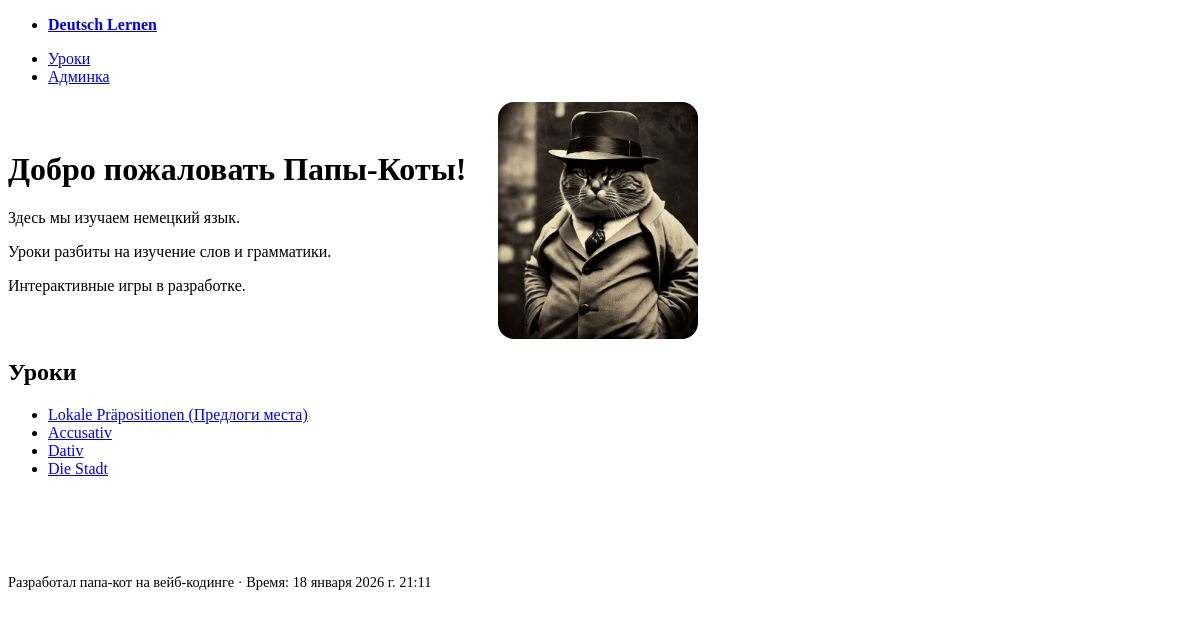
Before: / with the older database file.
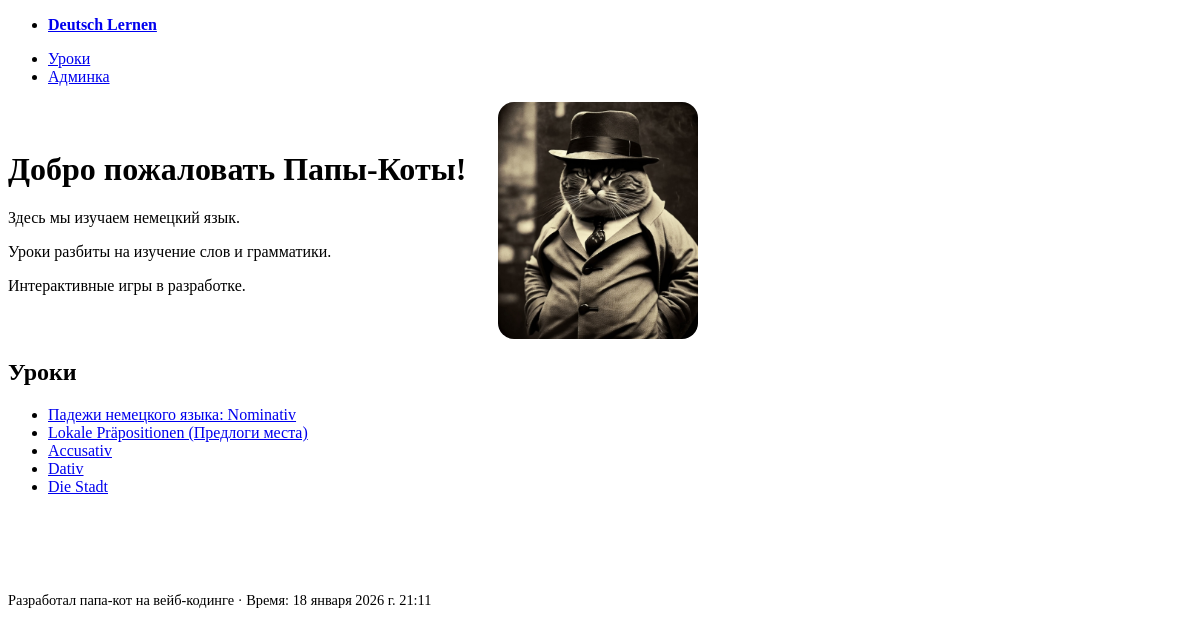
After: the same page with the newer database file.
### courses/models.py (models this page shows, shortened)
class Lesson(models.Model):
    title = models.CharField("Название урока", max_length=150)
    slug = models.SlugField(
        "Слаг", max_length=160, unique=True, blank=True,
        help_text="Автоматически генерируется из названия, если не указать вручную."
    )
    description = models.TextField("Краткое описание", blank=True)
    TEMPLATE_CHOICES = [
        ("lesson_table.html", "С таблицей"),
        ("lesson_text.html", "Только текст"),
        ("lesson_custom.html", "Кастомный шаблон"),
    ]
    template_name = models.CharField(
        "Шаблон",
        max_length=100,
        choices=TEMPLATE_CHOICES,
        default="lesson_text.html"
    )
    published = models.BooleanField("Опубликован", default=True)
    created_at = models.DateTimeField("Дата создания", auto_now_add=True)
    class Meta:
        ordering = ["-created_at"]  # последние уроки первыми
        verbose_name = "Урок"
        verbose_name_plural = "Уроки"

### courses/views.py (the view)
# urls.py: path("", views.home, name="home"),
def home(request):
    latest = Lesson.objects.filter(published=True)[:5]
    return render(
        request,
        "courses/home.html",
        {
            "latest": latest,
            "now": timezone.now(),  # можно использовать в шаблоне (например: {{ now }})
        }
    )

### courses/templates/courses/home.html (shortened to what this page needs)
{% extends "base.html" %}
{% load static %}
{% block content %}
  <div style="display: flex; align-items: center; gap: 2rem;">
    <div>
      <h1>Добро пожаловать Папы-Коты!</h1>
      <p>Здесь мы изучаем немецкий язык.</p>
      <p>Уроки разбиты на изучение слов и грамматики.</p>
      <p>Интерактивные игры в разработке.</p>
    </div>
    <img src="{% static 'images/mainCat.jpg' %}" alt="Логотип" width="200" style="border-radius: 1rem;">
  </div>
  <h2>Уроки</h2>
  <ul>
    {% for lesson in latest %}
      <li><a href="{% url 'courses:lesson_detail' slug=lesson.slug %}">{{ lesson.title }}</a></li>
    {% empty %}
      <li>Пока нет уроков.</li>
    {% endfor %}
  </ul>
{% endblock %}

### templates/base.html (shortened to what this page needs)
<!doctype html>
<html lang="ru">
<head>
  <link href="https://unpkg.com/@picocss/pico@2.0.6/css/pico.min.css" rel="stylesheet">
  <link rel="stylesheet" href="/static/styles.css">
</head>
<body>
  <nav class="container">
    <ul>
      <li><strong><a href="/">Deutsch Lernen</a></strong></li>
    </ul>
    <ul>
      <li><a href="/lessons/">Уроки</a></li>
      <li><a href="/admin/">Админка</a></li>
    </ul>
  </nav>
  <main class="container">
    {% block content %}{% endblock %}
  </main>
  <footer class="container" style="margin-top:3rem;font-size:.9rem;">
    Разработал папа-кот на вейб-кодинге · Время: {{ now|default_if_none:"" }}
  </footer>
</body>
</html>

### static/styles.css (style rules this page uses)
main.container { padding-bottom: 2rem; }

Changed rows visible on the page:
added Lesson: title "Падежи немецкого языка: Nominativ"
